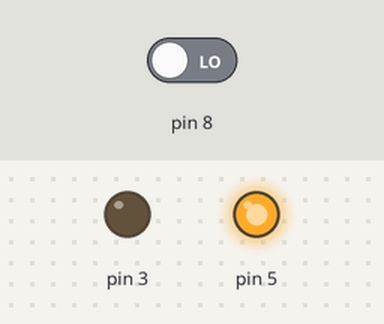
Recording of a sketch running on a simulated Arduino Uno, built with avr-gcc and run on an emulated ATmega328P. Parts: output pins drawn as LEDs (lit = HIGH). The test bench sets the inputs (shaded band); at power-on: pin 8 LOW. What the sketch prints to the serial monitor is not drawn.

Above: at 0.1 s.
Timing chart, 0 to 1.6 s (numbered marks = the images above):
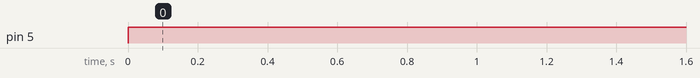

The sketch:

NukeRevSpeedometer.ino
```cpp
int ir;
int a=0;
int cnt=0;

void setup()
{
 pinMode(8, INPUT);
 pinMode(3, OUTPUT);
 pinMode(5, OUTPUT);
 Serial.begin(9600);

}
void loop()
{
 ir=digitalRead(8);
 digitalWrite(5,HIGH);
 digitalWrite(3,LOW);
 if(ir==HIGH && a==0)
   {
    cnt++;
    a=7;
   }
 if(ir==LOW && a==7)
     a=0;
 Serial.println(cnt);
}

 void count()
 {
  cnt++;
 }
```

Measured:
- by itself, pin 5: LOW → HIGH at 0.00 s
